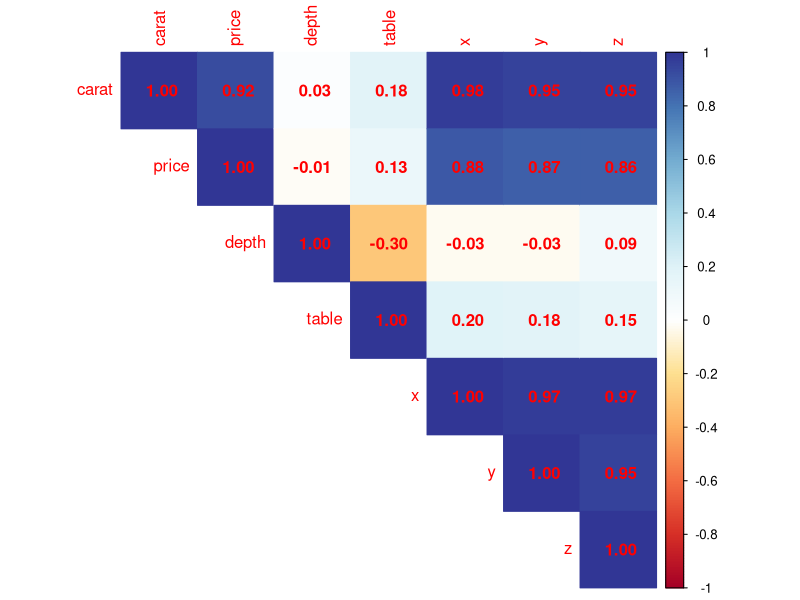
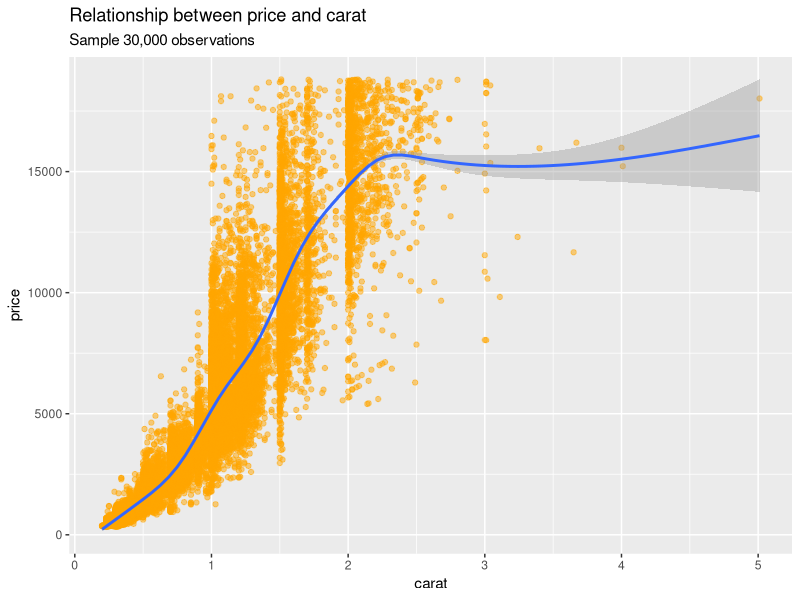
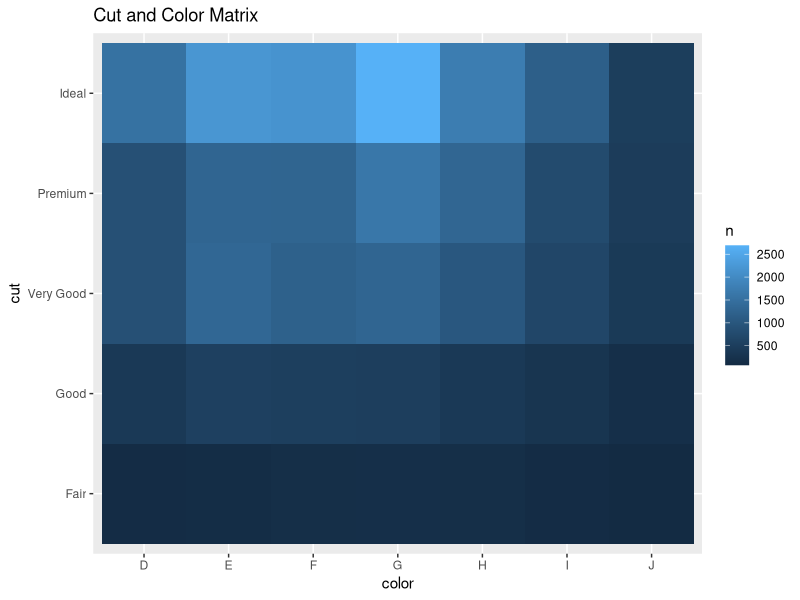
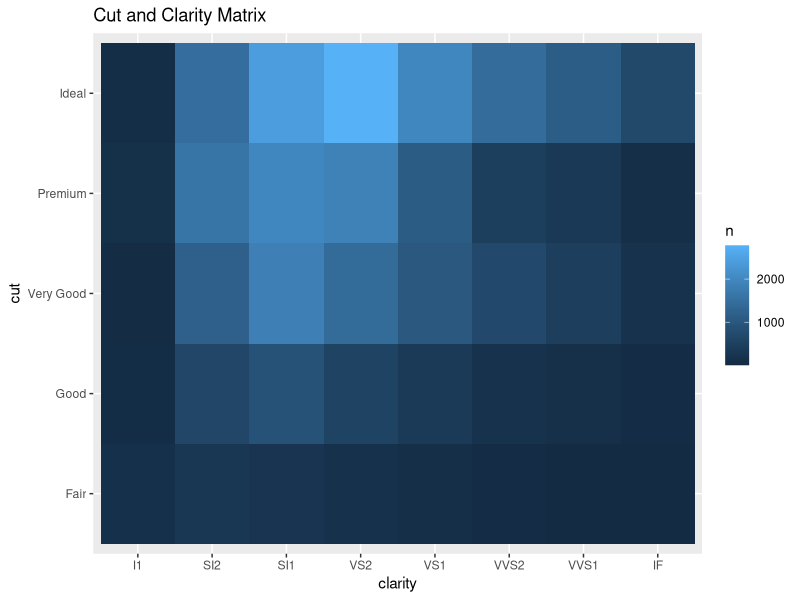
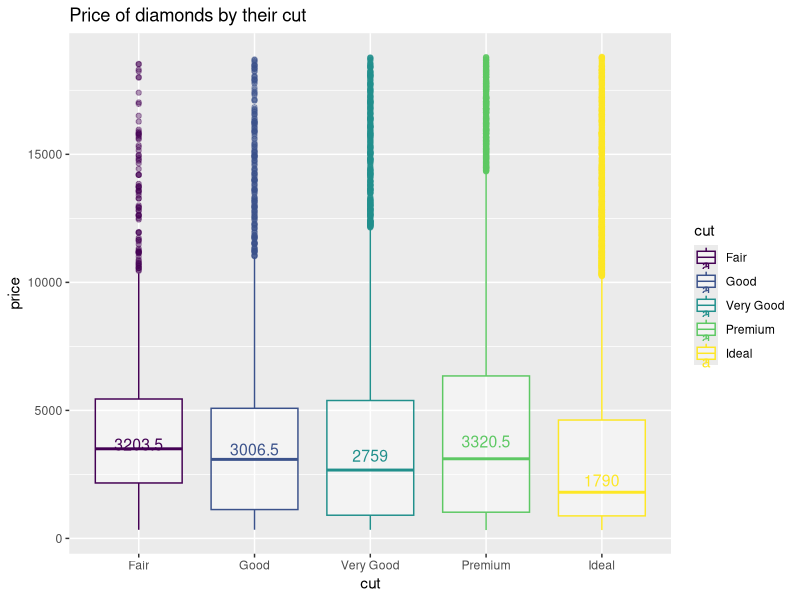
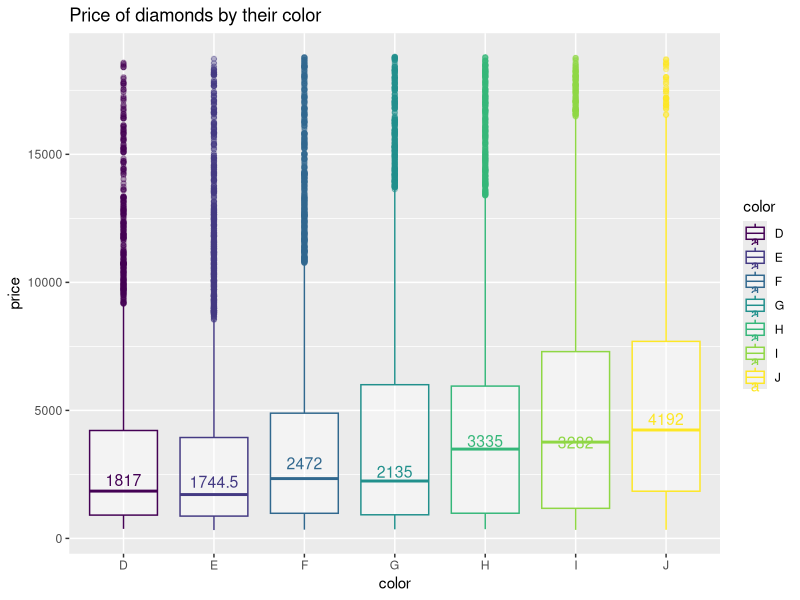
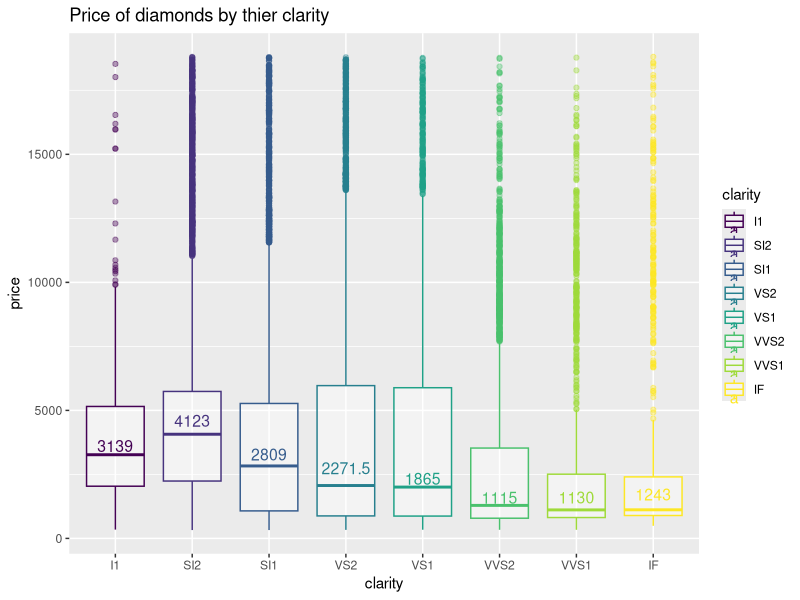

Reproduce these figures in R, in order.
## ---- chunk 1
library(tidyverse)
library(corrplot)
## ---- chunk 2
glimpse(diamonds)
head(diamonds)
which(is.na(diamonds))
## ---- chunk 3
num <- diamonds%>%
  select(carat, price, depth, table, x, y, z)

corrplot(cor(num), method = "color", type = "upper", addCoef.col =  "red", col = COL2("RdYlBu"))
## ---- chunk 4
set.seed(42)
ggplot(diamonds%>% sample_n(30000),aes(carat,price))+
  geom_point(alpha = 0.5, col= "orange")+
  geom_smooth()+
  labs(title = "Relationship between price and carat",
       subtitle = "Sample 30,000 observations")
## ---- chunk 5
set.seed(42)
diamonds %>% 
  sample_n(30000) %>% 
  count(color, cut) %>%
  ggplot(aes(x = color, y = cut)) + geom_tile(aes(fill = n)) +
  labs(title = "Cut and Color Matrix")

## ---- chunk 6
set.seed(42)
diamonds %>% 
  sample_n(30000) %>% 
  count(cut, clarity) %>%
  ggplot(aes(x = clarity, y = cut)) + geom_tile(aes(fill = n)) +
  labs(title = "Cut and Clarity Matrix")
## ---- chunk 7
set.seed(42)
median_cut <- diamonds %>%
  sample_n(3000)%>%
  group_by(cut) %>%
  summarise(median = median(price))

  ggplot(diamonds %>% sample_n(30000),aes(cut, price, color = cut)) +
  geom_boxplot(alpha = 0.4) +
  labs(title = "Price of diamonds by their cut") +
  geom_text(data = median_cut, aes(cut, median, label = median), 
            position = position_dodge(width = 0.5), size = 4, vjust = -0.5)
## ---- chunk 8
set.seed(42)
median_color <- diamonds %>%
  sample_n(3000)%>%          
  group_by(color) %>%
  summarise(median = median(price))

  ggplot(diamonds %>% sample_n(30000),aes(color, price, color = color)) +
  geom_boxplot(alpha = 0.4) +
  labs(title = "Price of diamonds by their color") +
  geom_text(data = median_color, aes(color, median, label = median), 
            position = position_dodge(width = 0.5), size = 4, vjust = -0.5)
## ---- chunk 9
set.seed(42)
median_clarity <- diamonds %>%
  sample_n(3000)%>%
  group_by(clarity) %>%
  summarise(median = median(price))

  ggplot(diamonds%>%sample_n(30000),aes(clarity, price, color = clarity)) +
  geom_boxplot(alpha = 0.4) +
  labs(title = "Price of diamonds by thier clarity") +
  geom_text(data = median_clarity, aes(clarity, median, label = median),
            position = position_dodge(width = 0.5), size = 4, vjust = -0.5)

